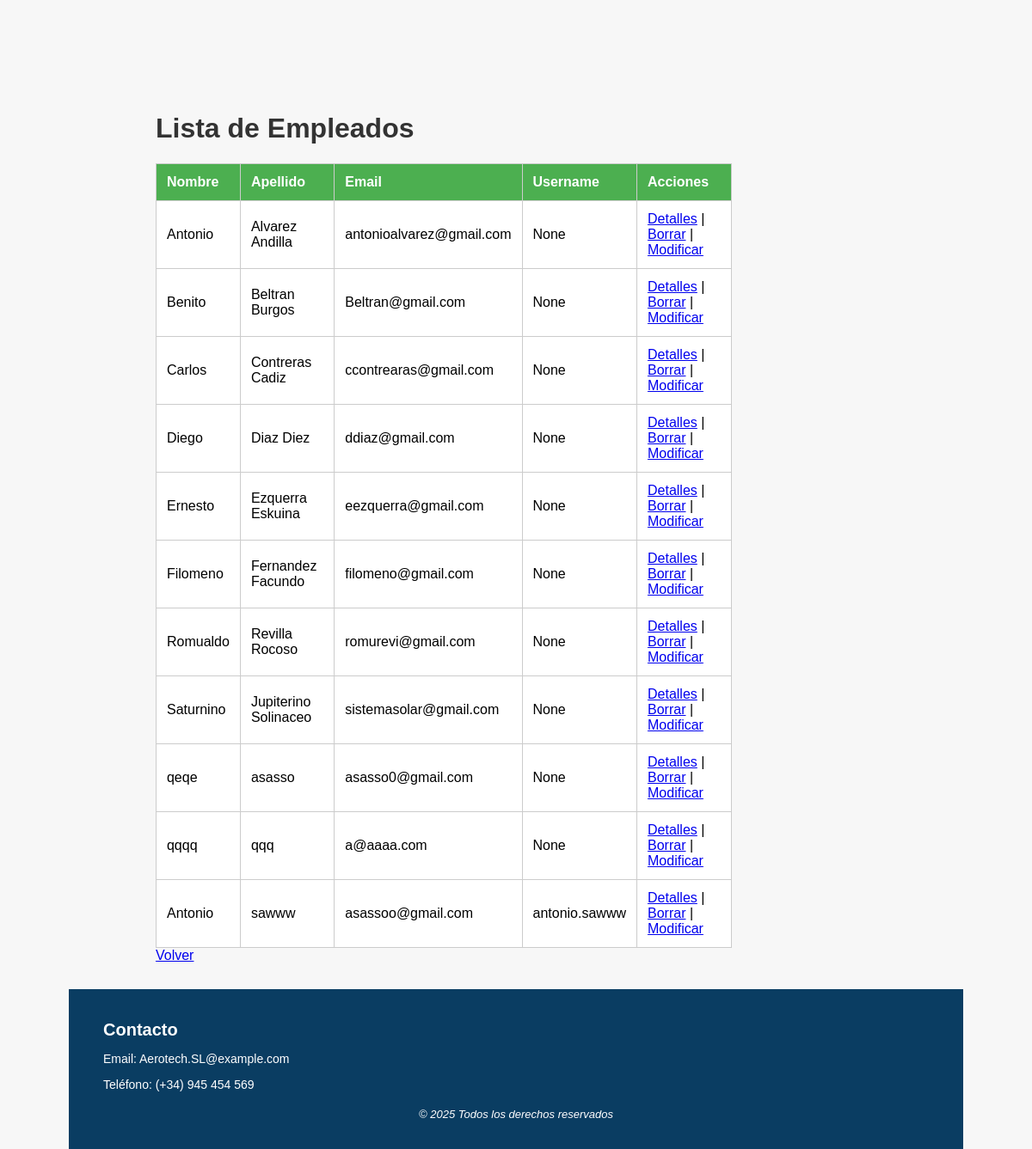
Page /Aerotech/lista_empleado/ on the earlier database version.
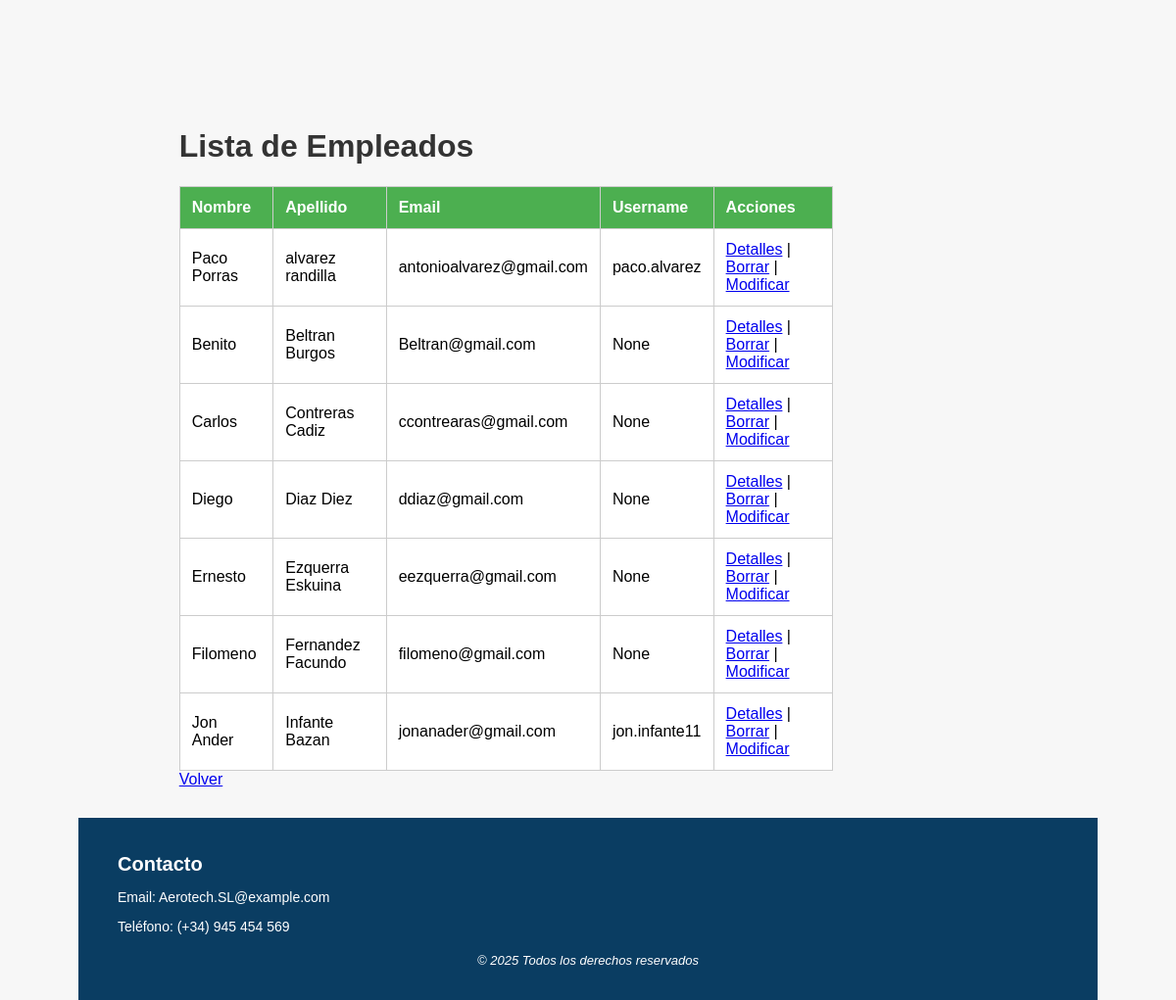
Same page on the later database version.
### Aerotech/models.py (models this page shows, shortened)
class Empleado(models.Model):
    dni = models.CharField(max_length=9, unique=True)
    nombre = models.CharField(max_length=100)
    apellidos = models.CharField(max_length=150)
    email = models.EmailField()
    telefono = models.CharField(max_length=15)
    username = models.CharField(max_length=150, unique=True, null=True, blank=True)

### Aerotech/views.py (the view)
# urls.py: path('lista_empleado/', views.ListaEmpleados.as_view(), name='lista-empleados'),
class ListaEmpleados(ListView):
    model = Empleado
    template_name = 'lista_empleados.html'
    context_object_name = 'empleados'

### templates/lista_empleados.html (shortened to what this page needs)
{% extends 'base.html' %}
{% block content %}
<h1>Lista de Empleados</h1>
<table>
    <thead>
        <tr>
            <th>Nombre</th>
            <th>Apellido</th>
            <th>Email</th>
            <th>Username</th>
            <th>Acciones</th>
        </tr>
    </thead>
    <tbody>
        {% for empleado in empleados %}
        <tr>
            <td>{{ empleado.nombre }}</td>
            <td>{{ empleado.apellidos }}</td>
            <td>{{ empleado.email }}</td>
            <td>{{ empleado.username }}</td>
            <td>
                <a href="{% url 'detalles-empleado' empleado.id %}">Detalles</a> |
                <a href="{% url 'eliminar-empleado' empleado.id %}">Borrar</a> |
                <a href="{% url 'modificar-empleado' empleado.id %}">Modificar</a>
            </td>
        </tr>
        {% empty %}
        <tr>
            <td colspan="4">No hay empleados disponibles.</td>
        </tr>
        {% endfor %}
    </tbody>
</table>
<a href="{% url 'home' %}">Volver</a>
{% endblock %}

### templates/Base.html (shortened to what this page needs)
<!doctype html>
<html lang="es">
{% load static %}
<head>
    <link rel="stylesheet" href="{% static 'css/estilos.css' %}" />
</head>
<body>
    <main>
        {% block content %}
        {% endblock %}
    </main>
    <footer>
        <div class="contenedor-footer">
            <div class="contacto">
                <h2>Contacto</h2>
                <p>Email: Aerotech.SL@example.com</p>
                <p>Teléfono: (+34) 945 454 569</p>
            </div>
        </div>
        <div class="derechos">
            <p>&copy; 2025 Todos los derechos reservados</p>
        </div>
    </footer>
</body>
</html>

### static/css/estilos.css (style rules this page uses)
main { max-width: 960px; margin: 30px auto; padding: 0 20px; }
html, body { height: 100%; margin: 0; padding: 0; display: flex; flex-direction: column; font-family: Arial, sans-serif; margin: 40px; background-color: #f7f7f7; }
footer { background-color: #0a3d62; color: white; padding: 20px 0; font-size: 14px; font-weight: 400; width: 100%; margin-top: auto; box-sizing: border-box; }
.contenedor-footer { max-width: 960px; margin: 0 auto; padding: 0 20px; display: flex; justify-content: space-between; flex-wrap: wrap; }
.contacto h2 { font-size: 20px; margin-bottom: 10px; font-weight: 600; }
.contacto p { margin-bottom: 6px; }
.derechos { max-width: 960px; margin: 12px auto 0 auto; font-size: 13px; font-style: italic; text-align: center; }
h1 { color: #333; }
table { width: 80%; margin-top: 20px; border-collapse: collapse; background-color: white; }
th, td { border: 1px solid #ccc; padding: 12px; text-align: left; }
th { background-color: #4CAF50; color: white; }

Differences in the rows shown:
removed Empleado: nombre "Romualdo", apellidos "Revilla Rocoso", email "romurevi@gmail.com", username "None"
removed Empleado: nombre "Saturnino", apellidos "Jupiterino Solinaceo", email "sistemasolar@gmail.com", username "None"
removed Empleado: nombre "qeqe", apellidos "asasso", email "asasso0@gmail.com", username "None"
removed Empleado: nombre "qqqq", apellidos "qqq", email "a@aaaa.com", username "None"
removed Empleado: nombre "Antonio", apellidos "sawww", email "asassoo@gmail.com", username "antonio.sawww"
changed Empleado "antonioalvarez@gmail.com": nombre "Antonio" → "Paco Porras"; apellidos "Alvarez Andilla" → "alvarez randilla"; username "None" → "paco.alvarez"
added Empleado: nombre "Jon Ander", apellidos "Infante Bazan", email "jonanader@gmail.com", username "jon.infante11"
